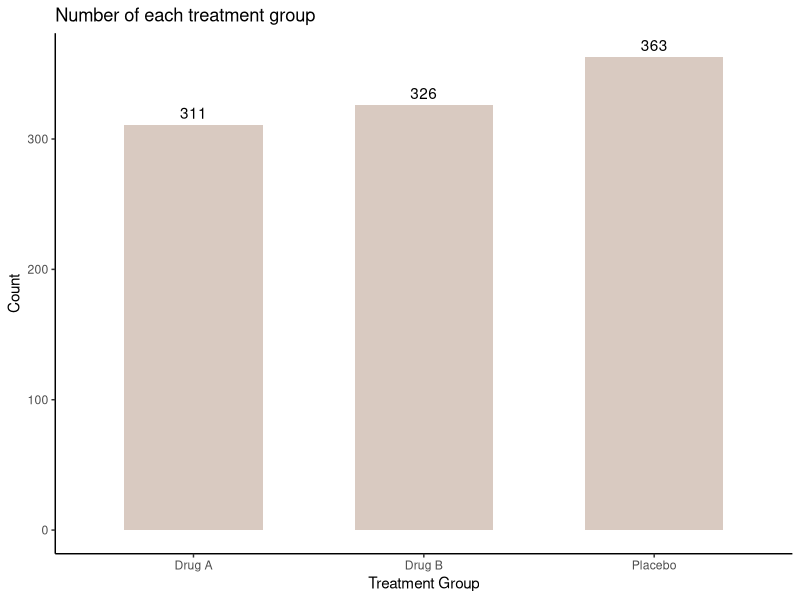
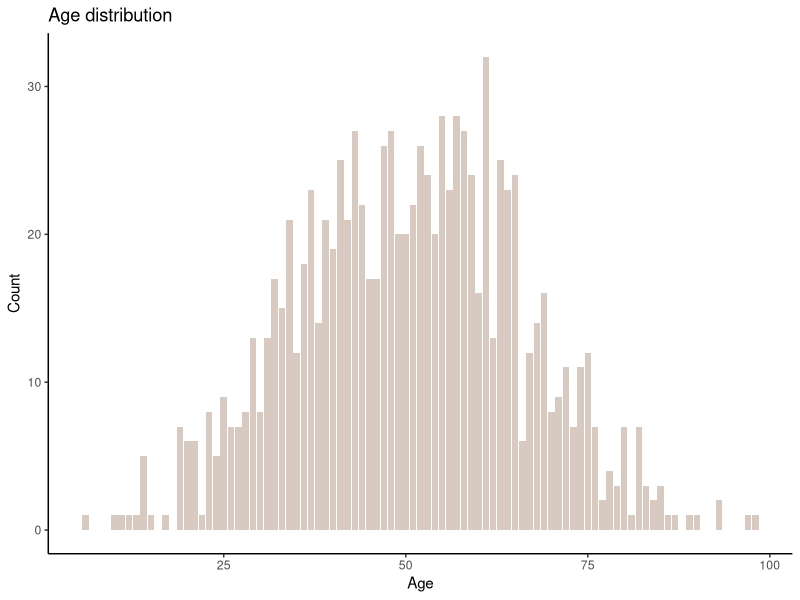
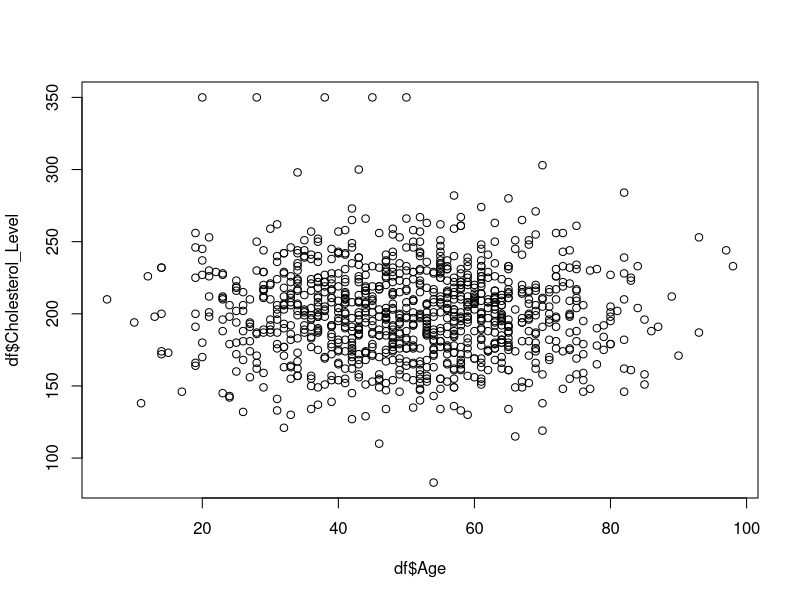
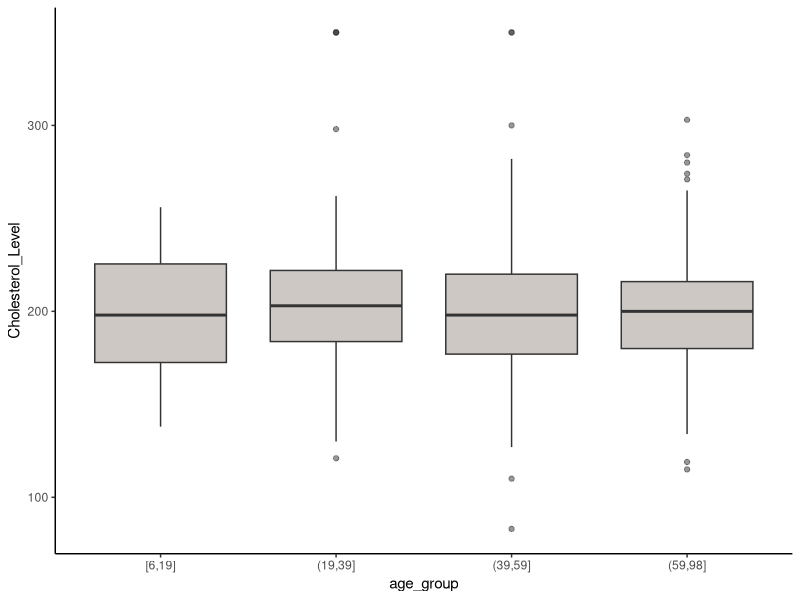
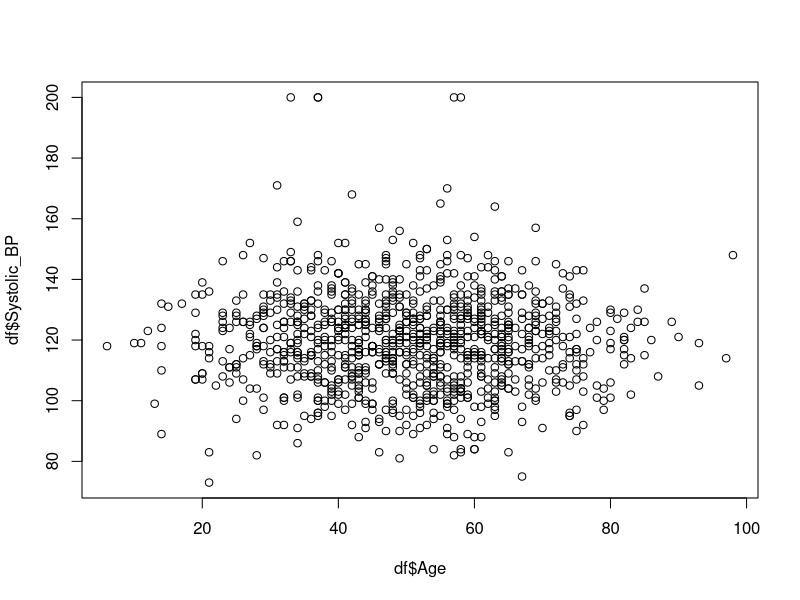
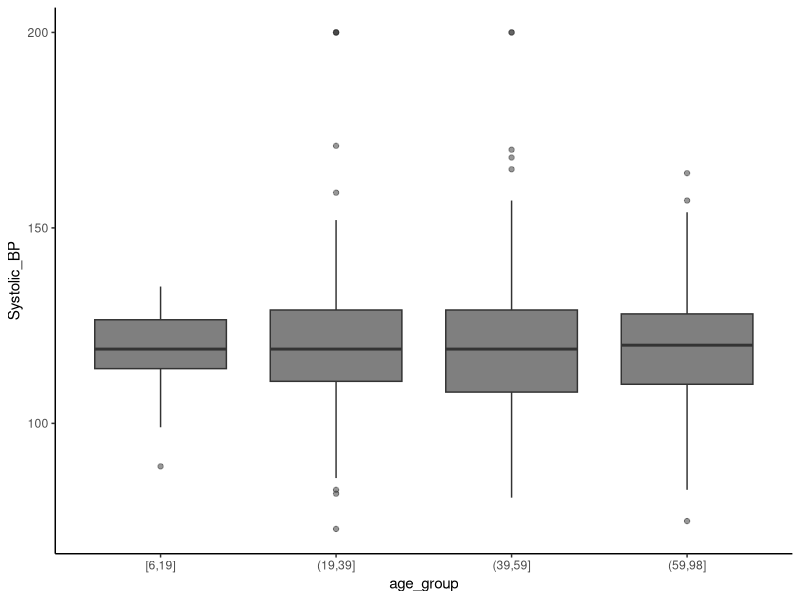
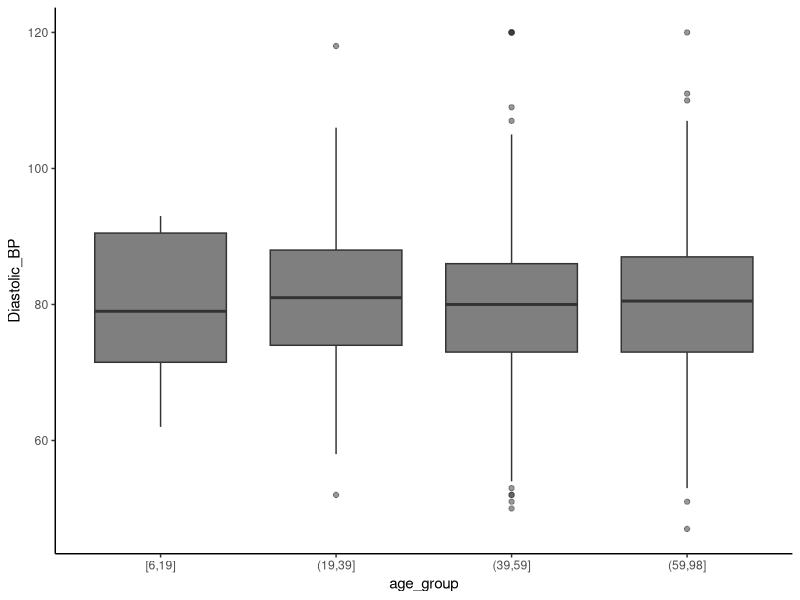
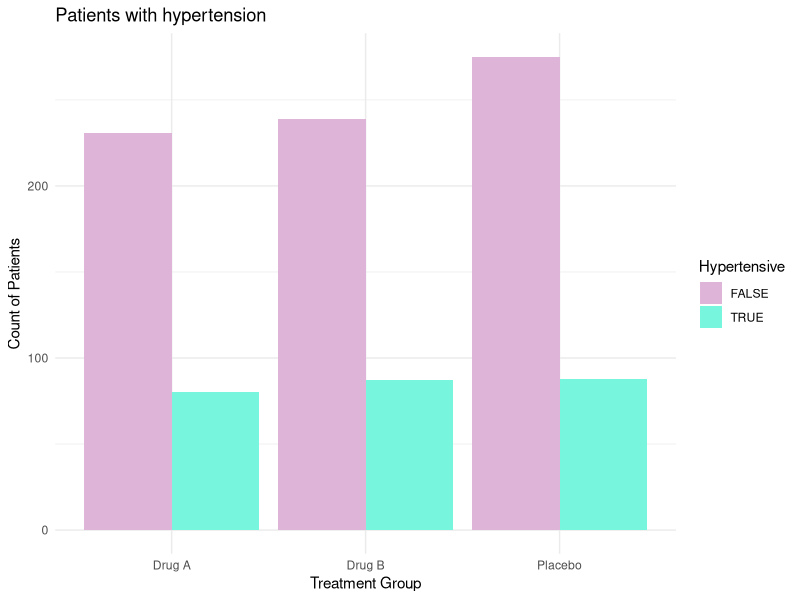

Write R code to recreate these figures, in order.
## ---- chunk 1
knitr::opts_chunk$set(echo = TRUE)
## ---- chunk 2
library(tidyverse)
library(ggplot2)
library(rstatix)
## ---- chunk 3
df <- read.csv("synthetic_clinical_trial_data.csv")

summary(df)
## ---- chunk 4
colSums(is.na(df))
## ---- chunk 5
ggplot(df, aes(x = Treatment_Group)) +
  geom_bar(fill = "#d9cac1", width = 0.6) +
  stat_count(geom = "text", aes(label = after_stat(count)), vjust = -0.5) +
  labs(title = "Number of each treatment group",
       x = "Treatment Group",
       y = "Count") +
  theme_classic()
## ---- chunk 6
ggplot(df, aes(x = Age)) +
  geom_bar(fill = "#d9cac1") +
  labs(title = "Age distribution",
       x = "Age",
       y = "Count") +
  theme_classic()
## ---- chunk 7
plot(x = df$Age, y = df$Cholesterol_Level)
## ---- chunk 8
df <- df %>%
  mutate(
    age_group = cut(Age, breaks = c(6, 19, 39, 59, 98), include.lowest = TRUE)
  )

is_outlier <- function(x) {
  x < quantile(x, 0.25, na.rm = TRUE) - 1.5 * IQR(x, na.rm = TRUE) |
  x > quantile(x, 0.75, na.rm = TRUE) + 1.5 * IQR(x, na.rm = TRUE)
}

# Identify outliers within each age group
outliers_cholesterol <- df %>%
  group_by(age_group) %>%
  mutate(is_outlier = is_outlier(Cholesterol_Level)) %>%
  filter(is_outlier == TRUE)

print.data.frame(outliers_cholesterol)
## ---- chunk 9
ggplot(df, aes(x=age_group, y=Cholesterol_Level)) +
  geom_boxplot(alpha = 0.5, fill = "#9c9189") +
  theme_classic()

## ---- chunk 10
plot(x = df$Age, y = df$Systolic_BP)

## ---- chunk 11
ggplot(df, aes(x = age_group, y = Systolic_BP)) +
  geom_boxplot(alpha=0.5, fill = "9c9189") +
  theme_classic()
## ---- chunk 12
ggplot(df, aes(x = age_group, y = Diastolic_BP)) +
  geom_boxplot(alpha=0.5, fill = "9c9189") +
  theme_classic()
## ---- chunk 13

df <- df %>%
  group_by(hypertension = (Systolic_BP>=140 | Diastolic_BP >= 90))

drug_A <- df %>%
  filter(Treatment_Group == "Drug A")

drug_B <- df %>%
  filter(Treatment_Group == "Drug B")

placebo <- df %>%
  filter(Treatment_Group == "Placebo")

## ---- chunk 14
df %>%
  group_by(Treatment_Group) %>%
  summarise(
    mean_sys = mean(Systolic_BP),
    sd_sys = sd(Systolic_BP),
    mean_dia = mean(Diastolic_BP),
    n = n()
  )
## ---- chunk 15
df$hypertension <- factor(
  df$hypertension,
  levels = c("FALSE", "TRUE")
)

ggplot(df, aes(x = Treatment_Group, fill = hypertension)) +
  geom_bar(position = "dodge") +
  scale_fill_manual(
    values = c("FALSE" = "#deb4d8", "TRUE" = "#78f5dd")) +
  labs(
    title = "Patients with hypertension",
    x = "Treatment Group",
    y = "Count of Patients",
    fill = "Hypertensive"
  ) +
  theme_minimal()

## ---- chunk 16
df %>%
  group_by(Treatment_Group) %>%
  count(hypertension) %>%
  mutate(percentage = (n / sum(n)) * 100) %>%
  filter(hypertension == "FALSE") %>%
  arrange(desc(percentage))
## ---- chunk 17
df <- df %>% ungroup()
## ---- chunk 18
ggplot(df, aes(x=Dropout)) +
  geom_bar(fill = "#d9cac1", width = 0.6) +
  stat_count(geom = "text", aes(label = after_stat(count)), vjust = -0.5) +
  labs(title = "Drop-Out Rate",
       x = "Drop-Out",
       y = "Count") +
  theme_classic()
## ---- chunk 19
plot(x = df$Systolic_BP, y = df$Cholesterol_Level)
## ---- chunk 20
ggplot(df, aes(x = Systolic_BP)) +
  geom_histogram(binwidth = 10)
## ---- chunk 21
ggplot(df, aes(x = Treatment_Group, y = Systolic_BP)) +
  geom_boxplot(fill = "#d9dad1") +
  labs(title = "Systolic BP by Treatment Group",
       x = "Treatment",
       y = "Systolic BP (mmHg)") +
  theme_minimal()
## ---- chunk 22
kruskal.test(Systolic_BP ~ Treatment_Group, data = df)

pairwise.wilcox.test(df$Systolic_BP,
                     df$Treatment_Group,
                     p.adjust.method = "BH")   # Benjamini–Hochberg recommended


## ---- chunk 23
kruskal.test(Diastolic_BP ~ Treatment_Group, data = df)

pairwise.wilcox.test(df$Diastolic_BP,
                     df$Treatment_Group,
                     p.adjust.method = "BH") 
## ---- chunk 24
bp <- matrix(c(
  80, 231,   # Drug A: high, normal
  87, 239,   # Drug B
  88, 275    # Placebo
), 
nrow = 3, 
byrow = TRUE)

# Add row/column names
rownames(bp) <- c("DrugA", "DrugB", "Placebo")
colnames(bp) <- c("HighBP", "NormalBP")

# Chi-square test
chisq.test(bp)
## ---- chunk 25
model <- glm(hypertension ~ Treatment_Group + Age + Cholesterol_Level + Adverse_Events+ Gender, data = df, family = binomial)

summary(model)
## ---- chunk 26
broom::tidy(model, exponentiate = TRUE, conf.int = TRUE)
## ---- chunk 27
car::vif(model)
